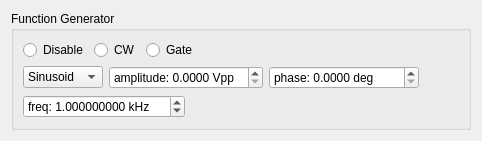
       <widget class="QWidget" name="extraTab">
        <attribute name="title">
         <string>Extra</string>
        </attribute>
        <layout class="QVBoxLayout" name="verticalLayout_2">
         <item>
          <widget class="QGroupBox" name="fgGroupBox">
           <property name="enabled">
            <bool>true</bool>
           </property>
           <property name="title">
            <string>Function Generator</string>
           </property>
           <layout class="QVBoxLayout" name="verticalLayout_5">
            <item>
             <layout class="QHBoxLayout" name="horizontalLayout_8">
              <item>
               <widget class="QRadioButton" name="fg_disableButton">
                <property name="text">
                 <string>Disable</string>
                </property>
               </widget>
              </item>
              <item>
               <widget class="QRadioButton" name="fg_cwButton">
                <property name="text">
                 <string>CW</string>
                </property>
               </widget>
              </item>
              <item>
               <widget class="QRadioButton" name="fg_gateButton">
                <property name="text">
                 <string>Gate</string>
                </property>
               </widget>
              </item>
              <item>
               <spacer name="horizontalSpacer_8">
                <property name="orientation">
                 <enum>Qt::Horizontal</enum>
                </property>
                <property name="sizeHint" stdset="0">
                 <size>
                  <width>40</width>
                  <height>20</height>
                 </size>
                </property>
               </spacer>
              </item>
             </layout>
            </item>
            <item>
             <layout class="QHBoxLayout" name="horizontalLayout_9">
              <item>
               <widget class="QComboBox" name="fg_waveBox">
                <property name="minimumSize">
                 <size>
                  <width>80</width>
                  <height>0</height>
                 </size>
                </property>
                <item>
                 <property name="text">
                  <string>Sinusoid</string>
                 </property>
                </item>
                <item>
                 <property name="text">
                  <string>Square</string>
                 </property>
                </item>
               </widget>
              </item>
              <item>
               <widget class="QDoubleSpinBox" name="fg_amplBox">
                <property name="sizePolicy">
                 <sizepolicy hsizetype="Minimum" vsizetype="Fixed">
                  <horstretch>0</horstretch>
                  <verstretch>0</verstretch>
                 </sizepolicy>
                </property>
                <property name="minimumSize">
                 <size>
                  <width>150</width>
                  <height>0</height>
                 </size>
                </property>
                <property name="prefix">
                 <string>amplitude: </string>
                </property>
                <property name="suffix">
                 <string> Vpp</string>
                </property>
                <property name="decimals">
                 <number>4</number>
                </property>
                <property name="minimum">
                 <double>0.000000000000000</double>
                </property>
                <property name="maximum">
                 <double>20.000000000000000</double>
                </property>
                <property name="singleStep">
                 <double>0.100000000000000</double>
                </property>
                <property name="value">
                 <double>0.000000000000000</double>
                </property>
               </widget>
              </item>
              <item>
               <widget class="QDoubleSpinBox" name="fg_phaseBox">
                <property name="minimumSize">
                 <size>
                  <width>150</width>
                  <height>0</height>
                 </size>
                </property>
                <property name="prefix">
                 <string>phase: </string>
                </property>
                <property name="suffix">
                 <string> deg</string>
                </property>
                <property name="decimals">
                 <number>4</number>
                </property>
                <property name="minimum">
                 <double>0.000000000000000</double>
                </property>
                <property name="maximum">
                 <double>360.000000000000000</double>
                </property>
                <property name="singleStep">
                 <double>0.100000000000000</double>
                </property>
                <property name="value">
                 <double>0.000000000000000</double>
                </property>
               </widget>
              </item>
              <item>
               <spacer name="horizontalSpacer_9">
                <property name="orientation">
                 <enum>Qt::Horizontal</enum>
                </property>
                <property name="sizeHint" stdset="0">
                 <size>
                  <width>40</width>
                  <height>20</height>
                 </size>
                </property>
               </spacer>
              </item>
             </layout>
            </item>
            <item>
             <layout class="QHBoxLayout" name="horizontalLayout_13">
              <item>
               <widget class="QDoubleSpinBox" name="fg_freqBox">
                <property name="minimumSize">
                 <size>
                  <width>150</width>
                  <height>0</height>
                 </size>
                </property>
                <property name="prefix">
                 <string>freq: </string>
                </property>
                <property name="suffix">
                 <string> kHz</string>
                </property>
                <property name="decimals">
                 <number>9</number>
                </property>
                <property name="minimum">
                 <double>0.000001000000000</double>
                </property>
                <property name="maximum">
                 <double>200.000000000000000</double>
                </property>
                <property name="singleStep">
                 <double>1.000000000000000</double>
                </property>
                <property name="value">
                 <double>1.000000000000000</double>
                </property>
               </widget>
              </item>
              <item>
               <spacer name="horizontalSpacer_12">
                <property name="orientation">
                 <enum>Qt::Horizontal</enum>
                </property>
                <property name="sizeHint" stdset="0">
                 <size>
                  <width>40</width>
                  <height>20</height>
                 </size>
                </property>
               </spacer>
              </item>
             </layout>
            </item>
           </layout>
          </widget>
         </item>
         <item>
          <spacer name="verticalSpacer">
           <property name="orientation">
            <enum>Qt::Vertical</enum>
           </property>
           <property name="sizeHint" stdset="0">
            <size>
             <width>20</width>
             <height>0</height>
            </size>
           </property>
          </spacer>
         </item>
        </layout>
       </widget>
